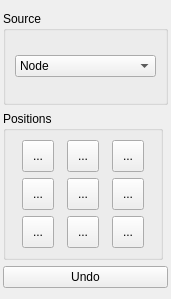
<?xml version="1.0" encoding="UTF-8"?>
<ui version="4.0">
 <class>SelectionArrangeDockWidget</class>
 <widget class="QWidget" name="SelectionArrangeDockWidget">
  <property name="geometry">
   <rect>
    <x>0</x>
    <y>0</y>
    <width>171</width>
    <height>299</height>
   </rect>
  </property>
  <property name="windowTitle">
   <string>Form</string>
  </property>
  <layout class="QVBoxLayout" name="verticalLayout_2">
   <property name="leftMargin">
    <number>3</number>
   </property>
   <property name="rightMargin">
    <number>3</number>
   </property>
   <item>
    <widget class="QGroupBox" name="groupBox_2">
     <property name="title">
      <string>Source</string>
     </property>
     <layout class="QVBoxLayout" name="verticalLayout">
      <item>
       <widget class="QComboBox" name="selObjectSourceCmb">
        <item>
         <property name="text">
          <string>Node</string>
         </property>
        </item>
       </widget>
      </item>
     </layout>
    </widget>
   </item>
   <item>
    <widget class="QGroupBox" name="groupBox">
     <property name="sizePolicy">
      <sizepolicy hsizetype="Fixed" vsizetype="Preferred">
       <horstretch>0</horstretch>
       <verstretch>0</verstretch>
      </sizepolicy>
     </property>
     <property name="minimumSize">
      <size>
       <width>160</width>
       <height>0</height>
      </size>
     </property>
     <property name="title">
      <string>Positions</string>
     </property>
     <layout class="QGridLayout" name="gridLayout">
      <item row="0" column="1">
       <widget class="QToolButton" name="selObjectPosNBtn">
        <property name="minimumSize">
         <size>
          <width>32</width>
          <height>32</height>
         </size>
        </property>
        <property name="text">
         <string>...</string>
        </property>
        <property name="icon">
         <iconset theme="arrow-up"/>
        </property>
        <attribute name="buttonGroup">
         <string notr="true">selObjectPosBtnGroup</string>
        </attribute>
       </widget>
      </item>
      <item row="1" column="2">
       <widget class="QToolButton" name="selObjectPosEBtn">
        <property name="minimumSize">
         <size>
          <width>32</width>
          <height>32</height>
         </size>
        </property>
        <property name="text">
         <string>...</string>
        </property>
        <property name="icon">
         <iconset theme="arrow-right"/>
        </property>
        <attribute name="buttonGroup">
         <string notr="true">selObjectPosBtnGroup</string>
        </attribute>
       </widget>
      </item>
      <item row="1" column="1">
       <widget class="QToolButton" name="selObjectPosCenterBtn">
        <property name="minimumSize">
         <size>
          <width>32</width>
          <height>32</height>
         </size>
        </property>
        <property name="text">
         <string>...</string>
        </property>
        <attribute name="buttonGroup">
         <string notr="true">selObjectPosBtnGroup</string>
        </attribute>
       </widget>
      </item>
      <item row="1" column="0">
       <widget class="QToolButton" name="selObjectPosWBtn">
        <property name="minimumSize">
         <size>
          <width>32</width>
          <height>32</height>
         </size>
        </property>
        <property name="text">
         <string>...</string>
        </property>
        <property name="icon">
         <iconset theme="arrow-left"/>
        </property>
        <attribute name="buttonGroup">
         <string notr="true">selObjectPosBtnGroup</string>
        </attribute>
       </widget>
      </item>
      <item row="0" column="0">
       <widget class="QToolButton" name="selObjectPosNWBtn">
        <property name="minimumSize">
         <size>
          <width>32</width>
          <height>32</height>
         </size>
        </property>
        <property name="text">
         <string>...</string>
        </property>
        <property name="icon">
         <iconset theme="arrow-topleft"/>
        </property>
        <attribute name="buttonGroup">
         <string notr="true">selObjectPosBtnGroup</string>
        </attribute>
       </widget>
      </item>
      <item row="2" column="2">
       <widget class="QToolButton" name="selObjectPosSEBtn">
        <property name="minimumSize">
         <size>
          <width>32</width>
          <height>32</height>
         </size>
        </property>
        <property name="text">
         <string>...</string>
        </property>
        <property name="icon">
         <iconset theme="arrow-downright"/>
        </property>
        <attribute name="buttonGroup">
         <string notr="true">selObjectPosBtnGroup</string>
        </attribute>
       </widget>
      </item>
      <item row="2" column="1">
       <widget class="QToolButton" name="selObjectPosSBtn">
        <property name="minimumSize">
         <size>
          <width>32</width>
          <height>32</height>
         </size>
        </property>
        <property name="text">
         <string>...</string>
        </property>
        <property name="icon">
         <iconset theme="arrow-down"/>
        </property>
        <attribute name="buttonGroup">
         <string notr="true">selObjectPosBtnGroup</string>
        </attribute>
       </widget>
      </item>
      <item row="0" column="2">
       <widget class="QToolButton" name="selObjectPosNEBtn">
        <property name="minimumSize">
         <size>
          <width>32</width>
          <height>32</height>
         </size>
        </property>
        <property name="text">
         <string>...</string>
        </property>
        <property name="icon">
         <iconset theme="arrow-topright"/>
        </property>
        <attribute name="buttonGroup">
         <string notr="true">selObjectPosBtnGroup</string>
        </attribute>
       </widget>
      </item>
      <item row="2" column="0">
       <widget class="QToolButton" name="selObjectPosSWBtn">
        <property name="minimumSize">
         <size>
          <width>32</width>
          <height>32</height>
         </size>
        </property>
        <property name="text">
         <string>...</string>
        </property>
        <property name="icon">
         <iconset theme="arrow-downleft"/>
        </property>
        <attribute name="buttonGroup">
         <string notr="true">selObjectPosBtnGroup</string>
        </attribute>
       </widget>
      </item>
     </layout>
    </widget>
   </item>
   <item>
    <widget class="QPushButton" name="selArrangeUndoBtn">
     <property name="text">
      <string>Undo</string>
     </property>
    </widget>
   </item>
  </layout>
 </widget>
 <resources/>
 <connections/>
 <buttongroups>
  <buttongroup name="selObjectPosBtnGroup"/>
 </buttongroups>
</ui>
